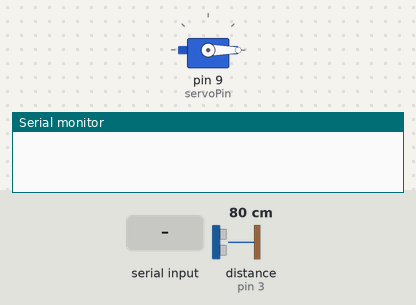
The sketch below on a simulated Arduino Uno, built with avr-gcc and run on an emulated ATmega328P. Shown: servo, the last lines printed to the serial monitor. The test bench sets the inputs (shaded band); at power-on: distance to the obstacle (sensor on pin 3) 80 cm. The echo pulse lasts 58.3 µs per cm.

Above: at 1.2 s.
1.3 s: "1\n" received over Serial
At 1.9 s:
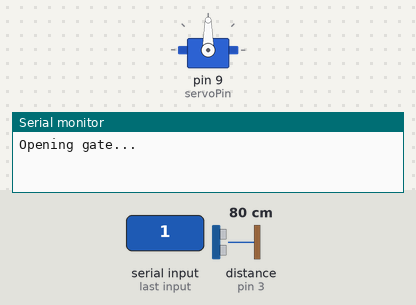
Timing chart, 0 to 4.3 s (numbered marks = the images above; inputs shaded):
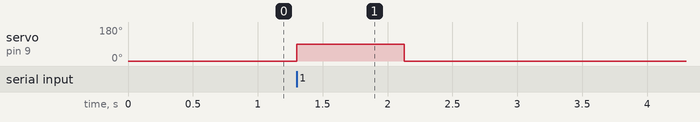

The sketch:

exit_gate_control.ino
```cpp
#include <Servo.h>

Servo gateServo;

// Pin definitions
const int trigPin = 2;
const int echoPin = 3;
const int servoPin = 9;

// Gate angles
const int openAngle = 90;   // Gate "open" angle
const int closeAngle = 0;   // Gate "closed" angle

// Ultrasonic sensor threshold (in cm)
const int vehicleThreshold = 10;

// Timing for sensor check
unsigned long vehicleClearTime = 0;
const unsigned long waitAfterVehicle = 2000; // 2 seconds

void setup() {
  Serial.begin(9600);
  gateServo.attach(servoPin);
  gateServo.write(closeAngle); // Start with the gate closed

  pinMode(trigPin, OUTPUT);
  pinMode(echoPin, INPUT);
}

void loop() {
  if (Serial.available() > 0) {
     // Read a line from serial (until newline) and trim whitespace
    String input = Serial.readStringUntil('\n');
    input.trim();
    if (input.length() == 0) return; // Skip if empty

    // Open the gate
    Serial.println("Opening gate...");
    gateServo.write(openAngle);

    // Wait for the vehicle to pass
    waitForVehicleToPass();
  }
}

void waitForVehicleToPass() {
  bool vehicleDetected = true;
  while (vehicleDetected) {
    long distance = measureDistance();
    if (distance < vehicleThreshold && distance > 0) {
      Serial.println("Vehicle detected. Gate remains open.");
      vehicleClearTime = millis(); // Reset timer when vehicle is detected
    } else {
      if (millis() - vehicleClearTime > waitAfterVehicle) {
        Serial.println("Vehicle passed. Closing gate...");
        gateServo.write(closeAngle);
        vehicleDetected = false;
      }
    }
    delay(200);
  }
}


long measureDistance() {
  digitalWrite(trigPin, LOW);
  delayMicroseconds(2);
  digitalWrite(trigPin, HIGH);
  delayMicroseconds(10);
  digitalWrite(trigPin, LOW);

  long duration = pulseIn(echoPin, HIGH, 30000); // Timeout after 30ms
  if (duration == 0) {
    return -1;
  }
  long distance = duration * 0.034 / 2;
  return distance;
}
```

Measured:
- after the input at 1.3 s, servo on pin 9 (servoPin): 0° → 90° at once, → 0° 0.83 s later
